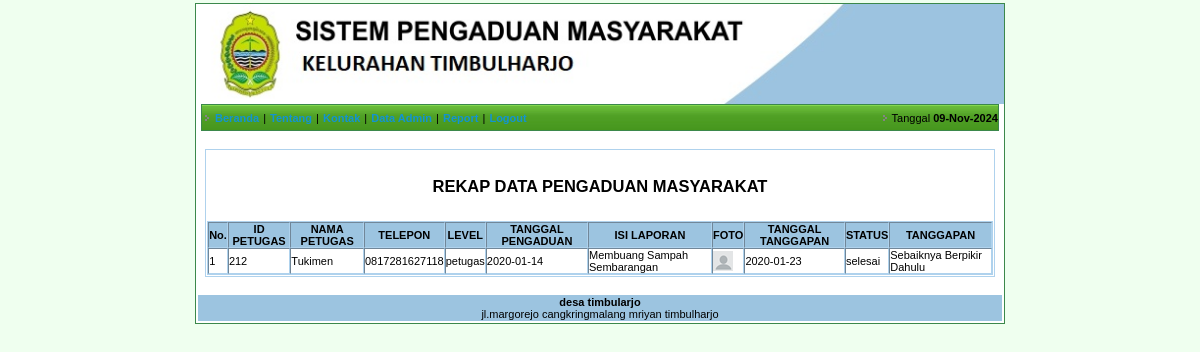
The app's page /report.php with its own data.
### tables this page shows
CREATE TABLE IF NOT EXISTS `tanggapan` (
  `id_tanggapan` int(11) NOT NULL,
  `id_pengaduan` int(11) NOT NULL,
  `tgl_tanggapan` date NOT NULL,
  `tanggapan` text NOT NULL,
  `id_petugas` int(11) NOT NULL
);

CREATE TABLE IF NOT EXISTS `petugas` (
  `id_petugas` int(11) NOT NULL,
  `nama_petugas` varchar(35) NOT NULL,
  `username` varchar(25) NOT NULL,
  `password` varchar(32) NOT NULL,
  `telp` varchar(13) NOT NULL,
  `level` enum('admin','petugas') NOT NULL
);

CREATE TABLE IF NOT EXISTS `pengaduan` (
  `id_pengaduan` int(11) NOT NULL,
  `tgl_pengaduan` date NOT NULL,
  `nik` char(16) NOT NULL,
  `isi_laporan` text NOT NULL,
  `foto` varchar(255) NOT NULL,
  `status` enum('0','proses','selesai') NOT NULL
);

### report.php (the view, shortened to what this page needs)
<html>
<head>
<link href="css/style.css" rel="stylesheet" type="text/css">
<body topmargin="3">
<table width="798" class="border" border="0" align="center" cellpadding="0" cellspacing="0">
  <tr bgcolor="#FFFFFF">
    <td colspan="3" bgcolor="#009900"><img src="gambar/header1.jpg" height="100"></td>
  </tr>
  <tr bgcolor="#FFFFFF">
    <td colspan="3"><table width="798" class="border" bordercolor="#009999" align="center" cellpadding="0" cellspacing="0">
      <tr class="ListBack">
        <td width="597" height="25" valign="middle" ><img src="gambar/ikon.png" width="9" height="9"> <a href="index.php" target="_self" class="katlink">Beranda</a> |
          <a href="tentang.php" target="_self" class="katlink">Tentang</a> |
          <a href="kontak.php" target="_self" class="katlink">Kontak</a> |
          <a href="data/masyarakat/masyarakat.php" target="_self" class="katlink">Data Admin</a> |
          <a href="report.php" target="_self" class="katlink">Report</a> |
          <a href="logout.php" target="_self" class="katlink">Logout</a>
        </td>
        <td width="199" align="right">&nbsp;<img src="gambar/ikon.png" width="9" height="9"><b>
        </b> Tanggal <b><?php echo date('d-M-Y');?></b></td>
      </tr>
  </table>
  <table width="100%">
  </tr>
  <tr bgcolor="#FFFFFF">
    <td>&nbsp;</td>
    <td>&nbsp;</td>
    <td>&nbsp;</td>
  </tr>
  <tr>
    <td>&nbsp;</td>
    <td width="100%" valign="top" bgcolor="#FFFFFF" class="BorderUtama">
      <br><h2>REKAP DATA PENGADUAN MASYARAKAT</h2><br>
      <table width="100%" class="BorderUtama" border="1" cellpadding="0" cellspacing="0">
          <tr>
            <th>No.</th>
            <th>ID PETUGAS</th>
            <th>NAMA PETUGAS</th>
            <th>TELEPON</th>
            <th>LEVEL</th>
            <th>TANGGAL PENGADUAN</th>
            <th>ISI LAPORAN</th>
            <th>FOTO</th>
            <th>TANGGAL TANGGAPAN</th>
            <th>STATUS</th>
            <th>TANGGAPAN</th>
          </tr>
            <?php
              $query = mysql_query("SELECT * FROM tanggapan
                INNER JOIN petugas ON tanggapan.id_petugas = petugas.id_petugas
                INNER JOIN pengaduan ON tanggapan.id_pengaduan = pengaduan.id_pengaduan
                ") or die(mysql_error());
              if(mysql_num_rows($query) == 0){ ?>
                <tr><td colspan="8" align="center">Tidak ada data</td></tr>
              <?php }
              else{
                $no =1;
                while($data = mysql_fetch_assoc($query)){
                ?>
              <tr>
                <td class="garis"><?php echo $no ?></td>
                <td class="garis"><?php echo $data['id_petugas'] ?></td>
                <td class="garis"><?php echo $data['nama_petugas'] ?></td>
                <td class="garis"><?php echo $data['telp'] ?></td>
                <td class="garis"><?php echo $data['level'] ?></td>
                <td class="garis"><?php echo $data['tgl_pengaduan'] ?></td>
                <td class="garis"><?php echo $data['isi_laporan'] ?></td>
                <td class="garis"><img src="data/pengaduan/gambar/<?php echo $data['foto'] ?>"></td>
                <td class="garis"><?php echo $data['tgl_tanggapan'] ?></td>
                <td class="garis"><?php echo $data['status'] ?></td>
                <td class="garis"><?php echo $data['tanggapan'] ?></td>
              </tr>
              <?php
              $no++;
              }}
             ?>
        </table>
    </td>
  </tr>
  <tr bgcolor="#FFFFFF">
    <td>&nbsp;</td>
    <td>&nbsp;</td>
    <td>&nbsp;</td>
  </tr>
 <tr bgcolor="#FFFFFF">
    <td colspan="3" align="center" bgcolor="#9CC4E0"><span class="FOOT"><strong>desa timbularjo</strong><br />
jl.margorejo cangkringmalang mriyan timbulharjo</span></td>
  </tr>
</table>
</body>
</html>

### css/style.css (style rules this page uses)
BODY { background-color :#EFFFEF; font-family:Tahoma, Arial, Helvetica, sans-serif; font-size:11px; background-image:url(../images/background.jpg); background-repeat:repeat; }
h2 { text-align: center; }
.border { border: 1px solid #3B884B; }
.BorderUtama { border: 1px solid #AFD2ED; }
TR.ListBack { background:url(../images/list.png); background-repeat:repeat; }
TD { font-family :Tahoma, Arial, Helvetica, sans-serif; font-size : 11px; }
TH { font-family :Tahoma, Arial, Helvetica, sans-serif; font-size : 11px; background-color:#9CC4E0; }
a:link { color: #1294d2; text-decoration: none; }
A.katlink:link { PADDING-RIGHT: 1px; PADDING-LEFT: 1px; FONT-WEIGHT: bold; FONT-SIZE: 11px; PADDING-BOTTOM: 1px; COLOR: #1294d2; PADDING-TOP: 1px; FONT-FAMILY: arial }

### records on screen
tanggapan: id_petugas.id_petugas "212", id_petugas.nama_petugas "Tukimen", id_petugas.telp "0817281627118", id_petugas.level "petugas", id_pengaduan.tgl_pengaduan "2020-01-14", id_pengaduan.isi_laporan "Membuang Sampah Sembarangan", id_pengaduan.foto (picture), tgl_tanggapan "2020-01-23", id_pengaduan.status "selesai", tanggapan "Sebaiknya Berpikir Dahulu"
